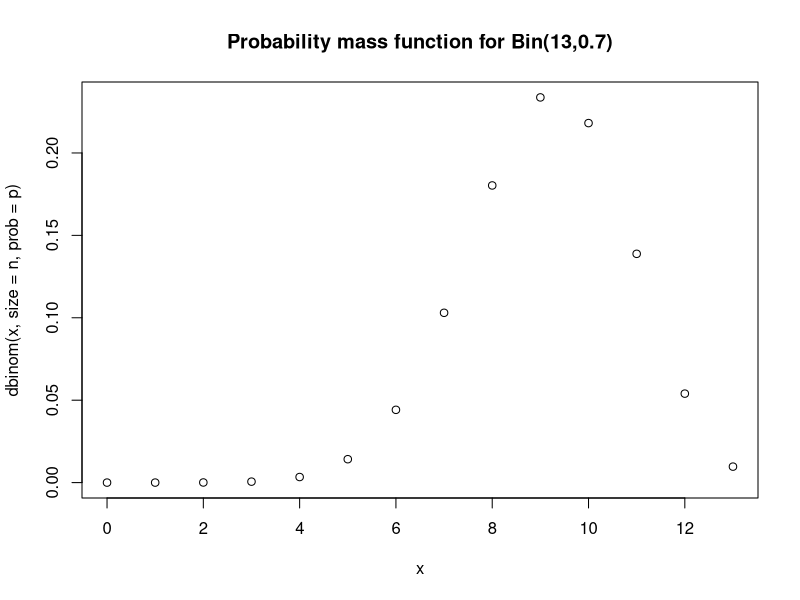
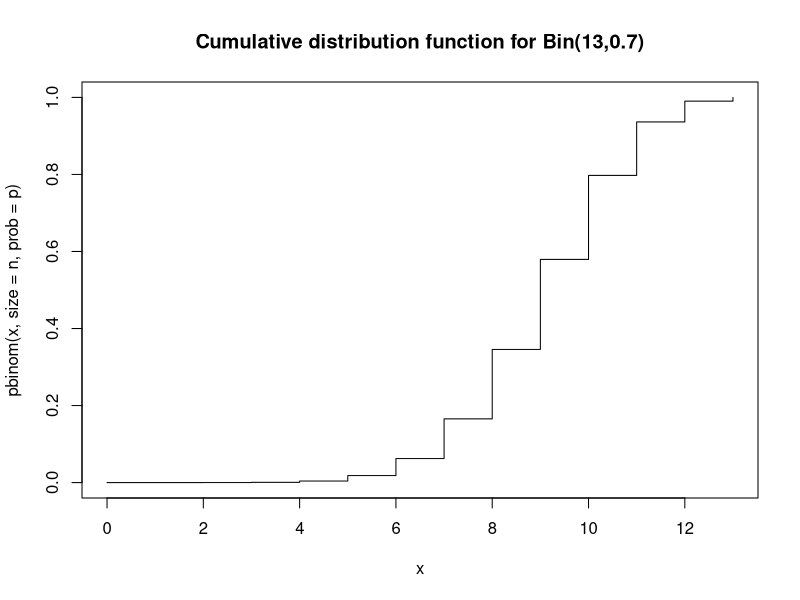
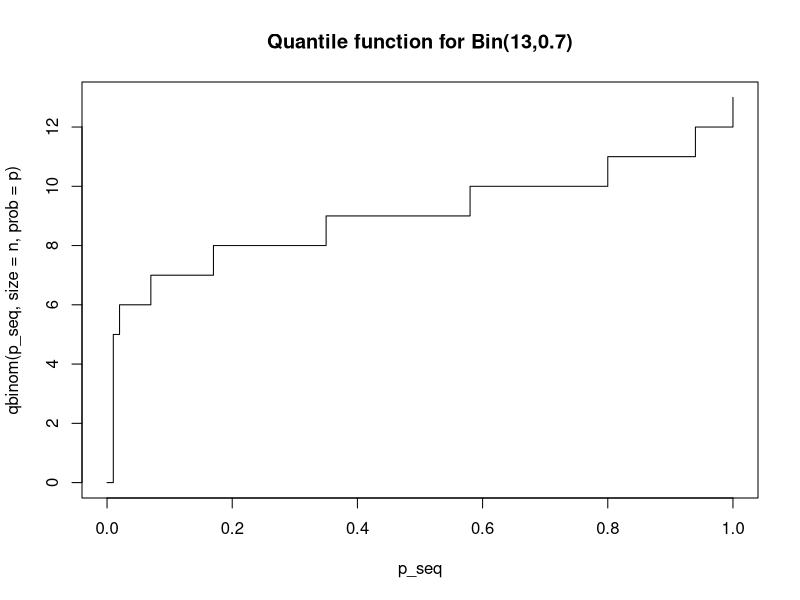
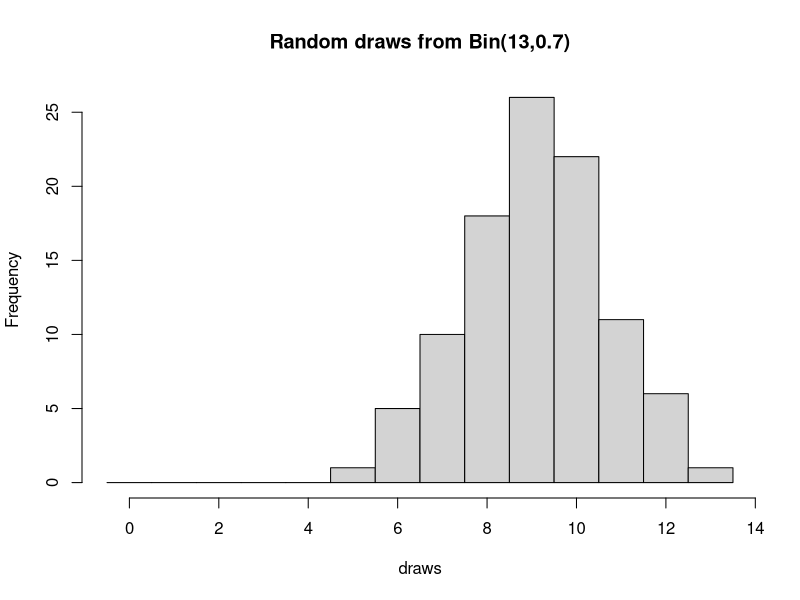
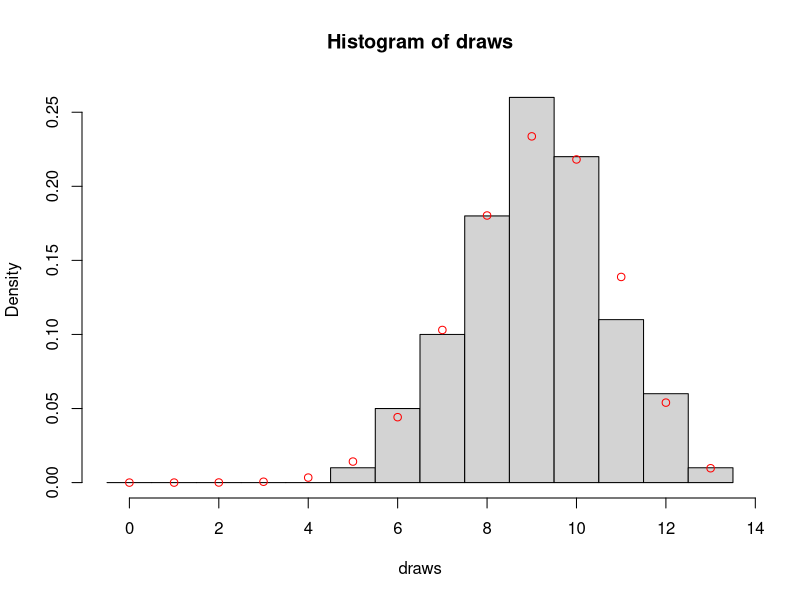
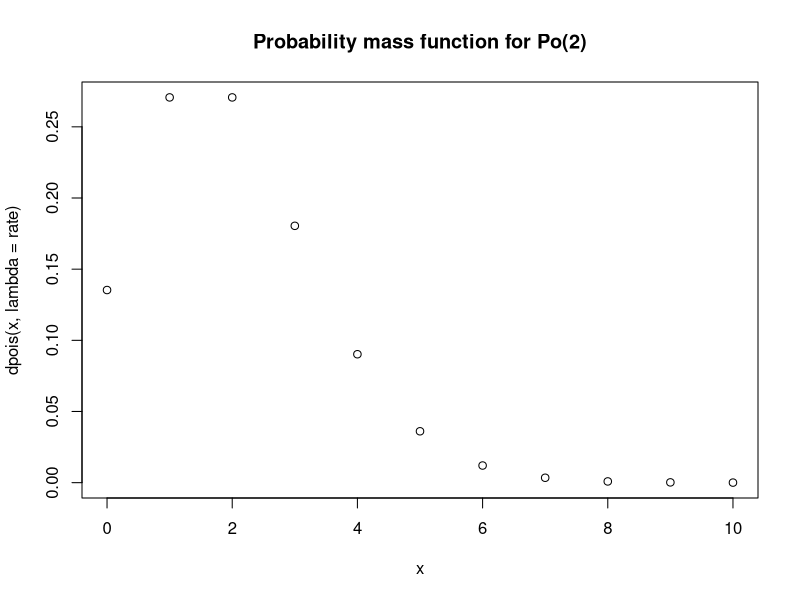
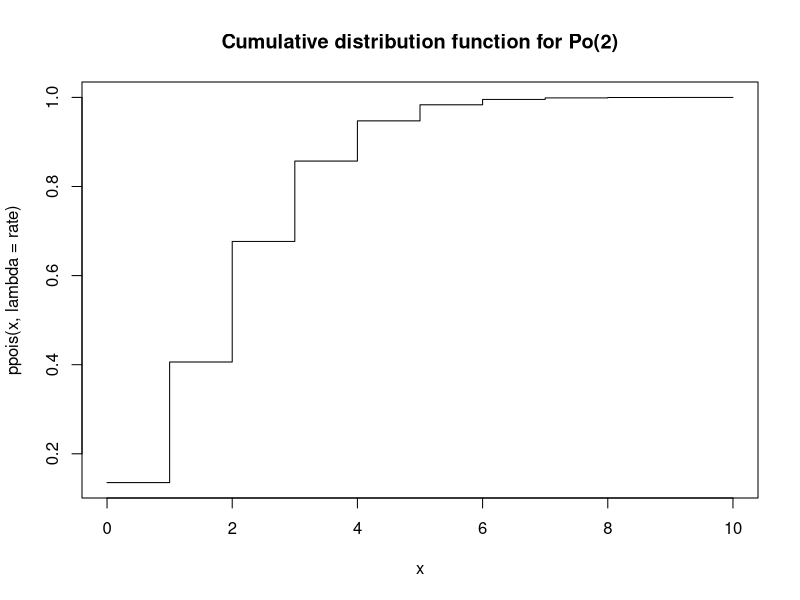
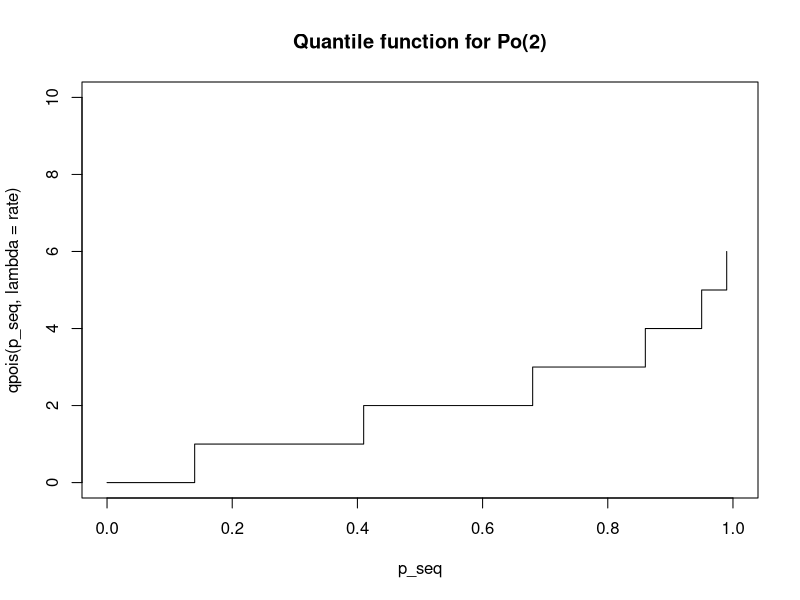

Generate these figures, in order, with R:
## -----------------------------------------------------------------------------
n <- 13
p <- 0.7
dbinom(6, size = n, prob = p)


## -----------------------------------------------------------------------------
x <- 0:n
plot(x, dbinom(x, size = n, prob = p), main = "Probability mass function for Bin(13,0.7)")


## -----------------------------------------------------------------------------
pbinom(9, size = n, prob = p)


## -----------------------------------------------------------------------------
plot(x, pbinom(x, size = n, prob = p), type="s", main = "Cumulative distribution function for Bin(13,0.7)")


## -----------------------------------------------------------------------------
p_seq <- seq(from = 0, to = 1, length = 101)
plot(p_seq, qbinom(p_seq, size = n, prob = p), type="s", main = "Quantile function for Bin(13,0.7)")


## -----------------------------------------------------------------------------
draws <- rbinom(100, size = n, prob = p) # draw 100
brks  <- (0:(n+1)) - 0.5
hist(draws, breaks = brks, main = "Random draws from Bin(13,0.7)") 


## -----------------------------------------------------------------------------
hist(draws, breaks = brks, probability = TRUE)
points(x, dbinom(x, size = n, prob = p), col="red")




## -----------------------------------------------------------------------------
rate <- 2
x <- 0:10 # with no upper limit we need to decide on an upper limit

plot(x, dpois(x, lambda = rate), main = "Probability mass function for Po(2)") 


## -----------------------------------------------------------------------------
plot(x, ppois(x, lambda = rate), type="s", main = "Cumulative distribution function for Po(2)")


## -----------------------------------------------------------------------------
plot(p_seq, qpois(p_seq, lambda = rate), type="s", ylim=c(0,10), main = "Quantile function for Po(2)") # Change the y limits for comparison purposes


## -----------------------------------------------------------------------------
draws <- rpois(100, lambda = rate)

hist(draws, breaks = (0:(max(draws)+1)) - 0.5, probability = TRUE, main = "Random draws from Po(2)")
points(x, dpois(x, lambda = rate), col="red")




## -----------------------------------------------------------------------------
a <- 0
b <- 1

# The curve function expects you to give a function of `x` and then it 
# (internally) creates a sequence of values from `from` and to `to` and creates
# plots similar to what we had before, but using a line rather than points.
curve(dunif(x, min = a, max = b), from = -1, to = 2,
      xlab='y', ylab='f(y)', main='Probability density function for Unif(0,1)')


## -----------------------------------------------------------------------------
curve(punif(x, min = a, max = b), from = -1, to = 2,
      xlab='y', ylab='F(y)', main='Cumulative distribution function for Unif(0,1)')


## -----------------------------------------------------------------------------
curve(qunif(x, min = a, max = b), from = 0, to = 1,
      xlab='p', ylab='F^{-1}(p)', main='Quantile function for Unif(0,1)')


## -----------------------------------------------------------------------------
random_uniforms <- runif(100, min = a, max = b)
hist(random_uniforms, probability = TRUE, main = "Random draws from Unif(0,1)")
curve(dunif(x, min = a, max = b), add = TRUE, col="red")




## -----------------------------------------------------------------------------
mu    <- 0
sigma <- 1 # standard deviation

curve(dnorm(x, mean = mu, sd = sigma), # notice the 3rd argument is the sd
      from = -4, to = 4,
      main = "PDF for a standard normal")


## -----------------------------------------------------------------------------
curve(pnorm(x, mean = mu, sd = sigma), 
      from = -4, to = 4,
      main = "CDF for a standard normal",
      ylab = "F(x)")


## -----------------------------------------------------------------------------
curve(qnorm(x, mean = mu, sd = sigma),
      from = 0, to = 1, 
      main = "Quantile function for a standard normal")


## -----------------------------------------------------------------------------
draws <- rnorm(100, mean = mu, sd = sigma)
hist(draws, probability = TRUE)
curve(dnorm(x, mean = mu, sd = sigma), add = TRUE, col = "red")

